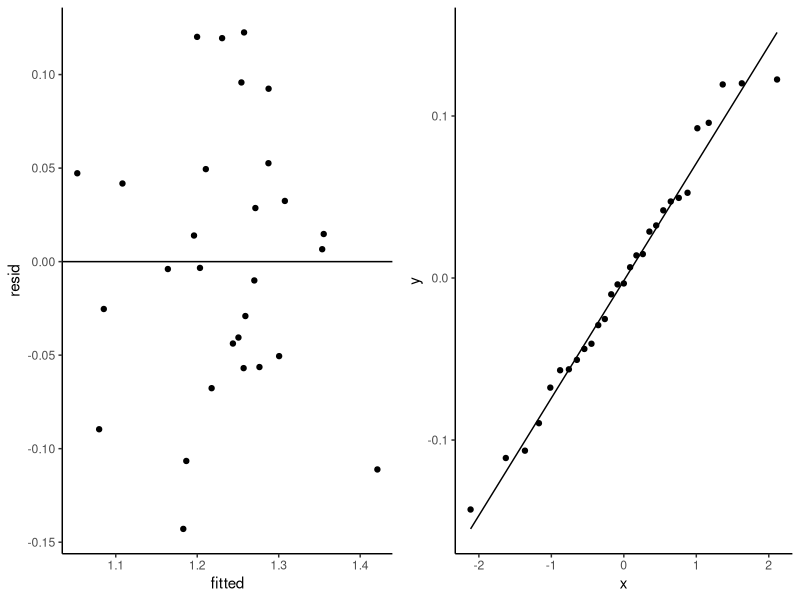
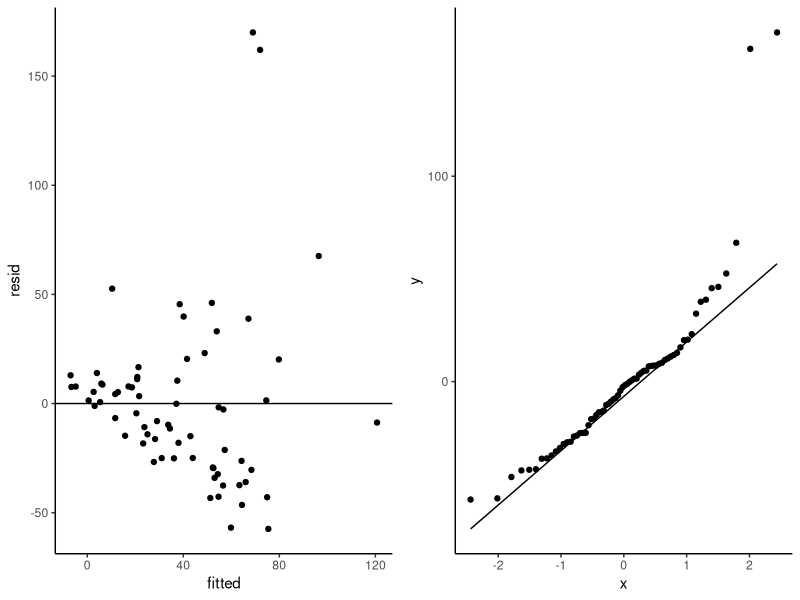
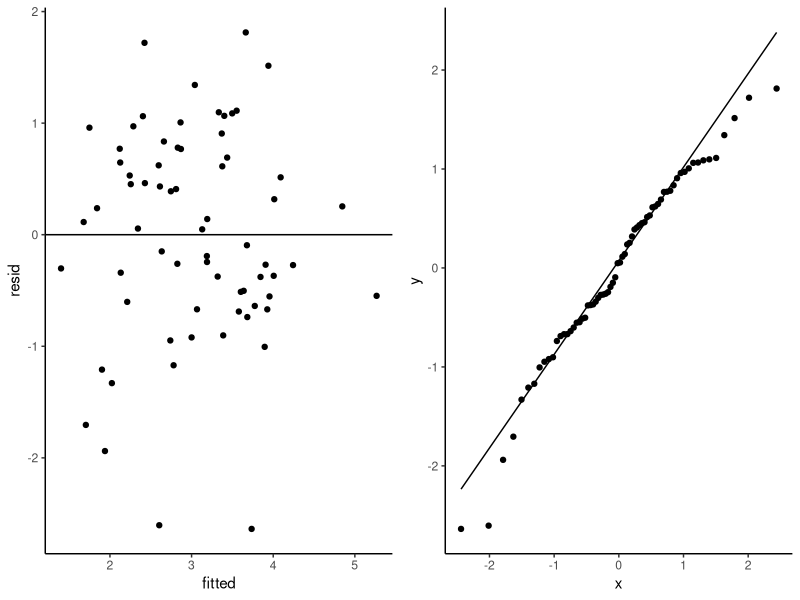

Write the R code that produced these figures, in order.
## ---- chunk 1
df<-read.table("Data/drugcost.txt", header = T)

str(df)
## ---- chunk 2
fit<-lm(COST~RXPM+GS+RI+COPAY+AGE+F+MM,data = df)
summary(fit)
## ---- chunk 3

t.star<-2.08 # From t-table with 21 degrees of freedom
se<-2.830 * (10^-3) # SE of GS coefficient from summary output
est<- -1.137 * (10^-2) # GS coefficient estimate from summary output

lower<- est - t.star * se
upper<- est + t.star * se

data.frame(lower,upper)
## ---- chunk 4
library(ggplot2)
library(gridExtra)
df$resid<-resid(fit)
df$fitted<-fitted(fit)
p1<-ggplot(df,aes(x=fitted,y=resid))+geom_point()+theme_classic()+geom_hline(yintercept = 0)
p2<-ggplot(df,aes(sample=resid))+stat_qq()+stat_qq_line()+theme_classic()
grid.arrange(p1,p2,ncol=2)
## ---- chunk 5
dace<-read.table("Data/longnose_dace.txt",header=T)
str(dace)
## ---- chunk 6
fit<-lm(longnosedace~acreage + do2 + maxdepth + no3 + so4 + temp, data = dace)
summary(fit)
dace$resid<-resid(fit)
dace$fitted<-fitted(fit)
p1<-ggplot(dace,aes(x=fitted,y=resid))+geom_point()+theme_classic()+geom_hline(yintercept = 0)
p2<-ggplot(dace,aes(sample=resid))+stat_qq()+stat_qq_line()+theme_classic()
grid.arrange(p1,p2,ncol=2)
## ---- chunk 7
fit<-lm(log(longnosedace)~acreage + do2 + maxdepth + no3 + so4 + temp, data = dace)
summary(fit)
dace$resid<-resid(fit)
dace$fitted<-fitted(fit)
p1<-ggplot(dace,aes(x=fitted,y=resid))+geom_point()+theme_classic()+geom_hline(yintercept = 0)
p2<-ggplot(dace,aes(sample=resid))+stat_qq()+stat_qq_line()+theme_classic()
grid.arrange(p1,p2,ncol=2)
## ---- chunk 8

## ---- chunk 9

## ---- chunk 10

## ---- chunk 11

## ---- chunk 12

## ---- chunk 13

